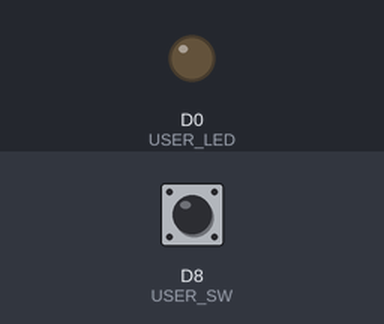
The sketch below on a simulated ESP8266 (NodeMCU). Parts: output pins drawn as LEDs (lit = HIGH). Inputs (shaded band) come from the test bench; at power-on: D8 (USER_SW) LOW.

Above: at 1.2 s.
1.3 s: D8 (USER_SW) pulled HIGH for 0.15 s
At 1.37 s:
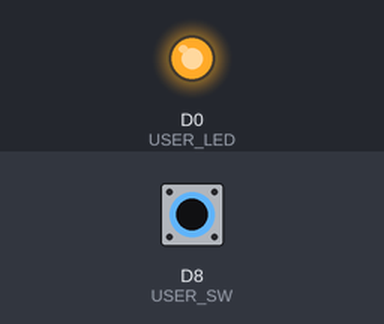
2.9 s: D8 (USER_SW) pulled HIGH for 3.2 s
At 7.4 s:
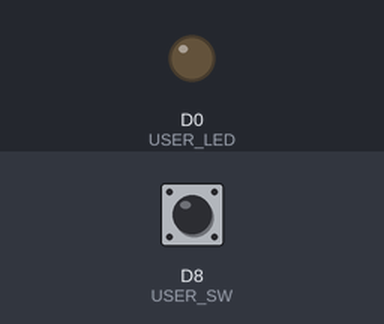
Timing chart, 0 to 8.9 s (numbered marks = the images above; inputs shaded):
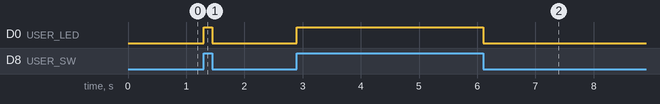

Measured:
- after the input at 1.3 s, D0 (USER_LED): LOW → HIGH at once, → LOW 0.15 s later
- after the input at 2.9 s, D0 (USER_LED): LOW → HIGH at once, → LOW 3.2 s later

The sketch:

User_Switch.ino
```cpp
#define USER_LED  D0
#define USER_SW   D8

void setup() {
   pinMode(USER_LED, OUTPUT); // USER_LED(D0)핀에는 LED가 부논리로 연결되어 있음(LOW 출력 --> LED On).
   pinMode(USER_SW, INPUT);   // USER_SW(D8)핀에는 User Switch가 연결되어 있음(normal open 타입)
}                             // User Switch를 누르면 USER_SW(D8)핀은 HIGH 상태로 변경.
                              // User Switch를 누르지 않으면 USER_SW(D8)핀의 상태는 LOW.

void loop() {
   int userSwitch = digitalRead(USER_SW);
   digitalWrite(USER_LED, userSwitch);  // USER_LED(D0) 핀이 LOW 출력일 때 User LED On!
}                                       // USER_LED(D0) 핀이 HIGH 출력일 때 User LED Off.
```
